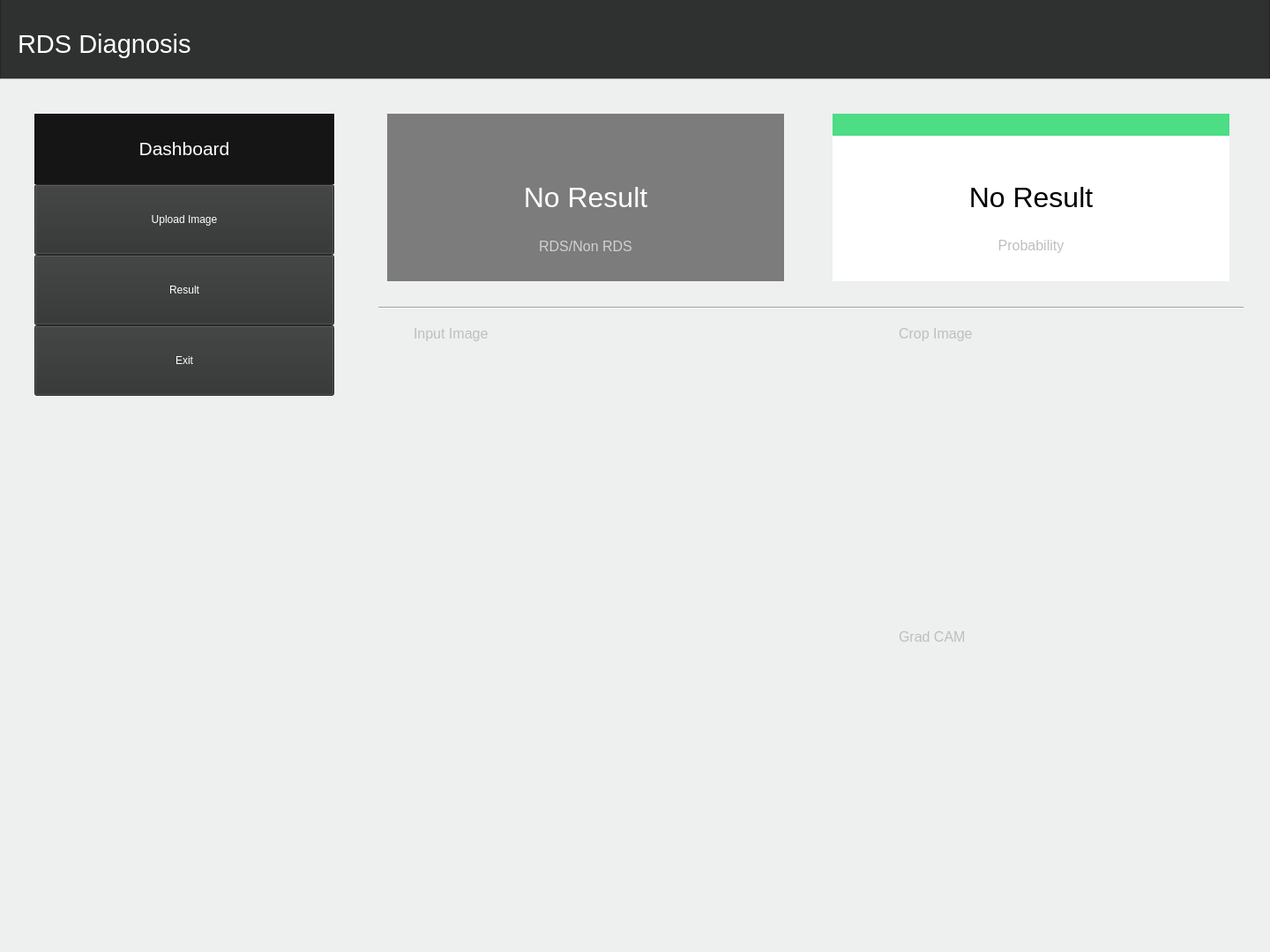
<?xml version="1.0" encoding="UTF-8"?>
<ui version="4.0">
 <class>MainWindow</class>
 <widget class="QMainWindow" name="MainWindow">
  <property name="enabled">
   <bool>false</bool>
  </property>
  <property name="geometry">
   <rect>
    <x>0</x>
    <y>0</y>
    <width>1440</width>
    <height>1080</height>
   </rect>
  </property>
  <property name="sizePolicy">
   <sizepolicy hsizetype="Fixed" vsizetype="Fixed">
    <horstretch>0</horstretch>
    <verstretch>0</verstretch>
   </sizepolicy>
  </property>
  <property name="minimumSize">
   <size>
    <width>1440</width>
    <height>1080</height>
   </size>
  </property>
  <property name="maximumSize">
   <size>
    <width>1440</width>
    <height>16777215</height>
   </size>
  </property>
  <property name="windowTitle">
   <string>RDS diagnotor</string>
  </property>
  <property name="inputMethodHints">
   <set>Qt::ImhNone</set>
  </property>
  <property name="unifiedTitleAndToolBarOnMac">
   <bool>false</bool>
  </property>
  <widget class="QWidget" name="centralwidget">
   <property name="sizePolicy">
    <sizepolicy hsizetype="Fixed" vsizetype="Fixed">
     <horstretch>0</horstretch>
     <verstretch>0</verstretch>
    </sizepolicy>
   </property>
   <widget class="QFrame" name="title_frame">
    <property name="geometry">
     <rect>
      <x>0</x>
      <y>-10</y>
      <width>1440</width>
      <height>101</height>
     </rect>
    </property>
    <property name="toolTip">
     <string>&lt;!DOCTYPE HTML PUBLIC &quot;-//W3C//DTD HTML 4.0//EN&quot; &quot;http://www.w3.org/TR/REC-html40/strict.dtd&quot;&gt;
&lt;html&gt;&lt;head&gt;&lt;meta name=&quot;qrichtext&quot; content=&quot;1&quot; /&gt;&lt;style type=&quot;text/css&quot;&gt;
p, li { white-space: pre-wrap; }
&lt;/style&gt;&lt;/head&gt;&lt;body style=&quot; font-family:'Gulim'; font-size:9pt; font-weight:400; font-style:normal;&quot;&gt;
&lt;p style=&quot;-qt-paragraph-type:empty; margin-top:12px; margin-bottom:12px; margin-left:0px; margin-right:0px; -qt-block-indent:0; text-indent:0px;&quot;&gt;&lt;br /&gt;&lt;/p&gt;&lt;/body&gt;&lt;/html&gt;</string>
    </property>
    <property name="styleSheet">
     <string notr="true">QFrame{
	background-color : rgb(47, 48, 48)
}</string>
    </property>
    <property name="frameShape">
     <enum>QFrame::StyledPanel</enum>
    </property>
    <property name="frameShadow">
     <enum>QFrame::Raised</enum>
    </property>
    <widget class="QLabel" name="title_name">
     <property name="geometry">
      <rect>
       <x>20</x>
       <y>0</y>
       <width>551</width>
       <height>121</height>
      </rect>
     </property>
     <property name="styleSheet">
      <string notr="true">font: 9pt &quot;HY견고딕&quot;;</string>
     </property>
     <property name="text">
      <string>&lt;html&gt;&lt;head/&gt;&lt;body&gt;&lt;p&gt;&lt;span style=&quot; font-size:22pt; color:#ffffff;&quot;&gt;RDS Diagnosis&lt;/span&gt;&lt;/p&gt;&lt;/body&gt;&lt;/html&gt;</string>
     </property>
    </widget>
   </widget>
   <widget class="QFrame" name="body_frame">
    <property name="geometry">
     <rect>
      <x>-11</x>
      <y>89</y>
      <width>1480</width>
      <height>1080</height>
     </rect>
    </property>
    <property name="styleSheet">
     <string notr="true">QFrame{
	background-color : rgb(238, 239, 239)
}</string>
    </property>
    <property name="frameShape">
     <enum>QFrame::StyledPanel</enum>
    </property>
    <property name="frameShadow">
     <enum>QFrame::Raised</enum>
    </property>
    <widget class="QLabel" name="label_dashboard">
     <property name="geometry">
      <rect>
       <x>50</x>
       <y>40</y>
       <width>340</width>
       <height>80</height>
      </rect>
     </property>
     <property name="styleSheet">
      <string notr="true">QLabel{
	background-color : rgb(20, 21, 20)
}</string>
     </property>
     <property name="text">
      <string>&lt;!DOCTYPE HTML PUBLIC &quot;-//W3C//DTD HTML 4.0//EN&quot; &quot;http://www.w3.org/TR/REC-html40/strict.dtd&quot;&gt;
&lt;html&gt;&lt;head&gt;&lt;meta name=&quot;qrichtext&quot; content=&quot;1&quot; /&gt;&lt;style type=&quot;text/css&quot;&gt;
p, li { white-space: pre-wrap; }
&lt;/style&gt;&lt;/head&gt;&lt;body style=&quot; font-family:'Gulim'; font-size:9pt; font-weight:400; font-style:normal;&quot;&gt;
&lt;p align=&quot;center&quot; style=&quot; margin-top:12px; margin-bottom:12px; margin-left:0px; margin-right:0px; -qt-block-indent:0; text-indent:0px;&quot;&gt;&lt;span style=&quot; font-family:'HY견고딕'; font-size:16pt; color:#ffffff;&quot;&gt;Dashboard&lt;/span&gt;&lt;/p&gt;&lt;/body&gt;&lt;/html&gt;</string>
     </property>
    </widget>
    <widget class="QPushButton" name="btn_upload">
     <property name="enabled">
      <bool>false</bool>
     </property>
     <property name="geometry">
      <rect>
       <x>50</x>
       <y>120</y>
       <width>340</width>
       <height>80</height>
      </rect>
     </property>
     <property name="toolTip">
      <string>&lt;html&gt;&lt;head/&gt;&lt;body&gt;&lt;p&gt;&lt;br/&gt;&lt;/p&gt;&lt;/body&gt;&lt;/html&gt;</string>
     </property>
     <property name="styleSheet">
      <string notr="true">QPushButton{
	background-color : rgb(47, 48, 48);
	color : rgb(255,255,255);
	font: 14pt &quot;HY견고딕&quot;;
}</string>
     </property>
     <property name="text">
      <string>Upload Image</string>
     </property>
    </widget>
    <widget class="QPushButton" name="btn_result">
     <property name="geometry">
      <rect>
       <x>50</x>
       <y>200</y>
       <width>340</width>
       <height>80</height>
      </rect>
     </property>
     <property name="styleSheet">
      <string notr="true">QPushButton{
	background-color : rgb(47, 48, 48);
	color : rgb(255,255,255);	
	font: 14pt &quot;HY견고딕&quot;;

}</string>
     </property>
     <property name="text">
      <string>Result</string>
     </property>
    </widget>
    <widget class="QPushButton" name="btn_exit">
     <property name="geometry">
      <rect>
       <x>50</x>
       <y>280</y>
       <width>340</width>
       <height>80</height>
      </rect>
     </property>
     <property name="styleSheet">
      <string notr="true">QPushButton{
	background-color : rgb(47, 48, 48);
	color : rgb(255,255,255);
	font: 14pt &quot;HY견고딕&quot;;

}</string>
     </property>
     <property name="text">
      <string>Exit</string>
     </property>
     <property name="checkable">
      <bool>false</bool>
     </property>
     <property name="autoRepeat">
      <bool>false</bool>
     </property>
     <property name="autoExclusive">
      <bool>false</bool>
     </property>
     <property name="autoDefault">
      <bool>false</bool>
     </property>
     <property name="default">
      <bool>false</bool>
     </property>
     <property name="flat">
      <bool>false</bool>
     </property>
    </widget>
    <widget class="QFrame" name="proba_frame">
     <property name="geometry">
      <rect>
       <x>955</x>
       <y>40</y>
       <width>450</width>
       <height>190</height>
      </rect>
     </property>
     <property name="styleSheet">
      <string notr="true">QFrame{
	background-color : rgb(255, 255, 255)
}</string>
     </property>
     <property name="frameShape">
      <enum>QFrame::StyledPanel</enum>
     </property>
     <property name="frameShadow">
      <enum>QFrame::Raised</enum>
     </property>
     <widget class="QLabel" name="proba_result">
      <property name="geometry">
       <rect>
        <x>0</x>
        <y>0</y>
        <width>450</width>
        <height>191</height>
       </rect>
      </property>
      <property name="styleSheet">
       <string notr="true">QLabel {
}</string>
      </property>
      <property name="text">
       <string>&lt;html&gt;&lt;head/&gt;&lt;body&gt;&lt;p align=&quot;center&quot;&gt;&lt;span style=&quot; font-family:'HY견고딕'; font-size:24pt; color:#000000;&quot;&gt;No Result&lt;/span&gt;&lt;/p&gt;&lt;/body&gt;&lt;/html&gt;</string>
      </property>
     </widget>
     <widget class="QLabel" name="proba_title">
      <property name="geometry">
       <rect>
        <x>0</x>
        <y>130</y>
        <width>450</width>
        <height>40</height>
       </rect>
      </property>
      <property name="styleSheet">
       <string notr="true">QLabel{
}</string>
      </property>
      <property name="text">
       <string>&lt;html&gt;&lt;head/&gt;&lt;body&gt;&lt;p align=&quot;center&quot;&gt;&lt;span style=&quot; font-family:'HY견고딕'; font-size:12pt;&quot;&gt;Probability&lt;/span&gt;&lt;/p&gt;&lt;/body&gt;&lt;/html&gt;</string>
      </property>
     </widget>
     <widget class="QLabel" name="prob_design">
      <property name="geometry">
       <rect>
        <x>0</x>
        <y>0</y>
        <width>450</width>
        <height>25</height>
       </rect>
      </property>
      <property name="styleSheet">
       <string notr="true">QLabel{
	background-color : rgb(76, 221, 133)
}</string>
      </property>
      <property name="text">
       <string/>
      </property>
     </widget>
    </widget>
    <widget class="QFrame" name="RDS_frame">
     <property name="geometry">
      <rect>
       <x>450</x>
       <y>40</y>
       <width>450</width>
       <height>190</height>
      </rect>
     </property>
     <property name="styleSheet">
      <string notr="true">QFrame{
	background-color : rgb(124, 124, 124)
}</string>
     </property>
     <property name="frameShape">
      <enum>QFrame::StyledPanel</enum>
     </property>
     <property name="frameShadow">
      <enum>QFrame::Raised</enum>
     </property>
     <widget class="QLabel" name="RDS_result">
      <property name="geometry">
       <rect>
        <x>0</x>
        <y>0</y>
        <width>450</width>
        <height>191</height>
       </rect>
      </property>
      <property name="text">
       <string>&lt;html&gt;&lt;head/&gt;&lt;body&gt;&lt;p align=&quot;center&quot;&gt;&lt;span style=&quot; font-family:'HY견고딕'; font-size:24pt; color:#ffffff;&quot;&gt;No Result&lt;/span&gt;&lt;/p&gt;&lt;/body&gt;&lt;/html&gt;</string>
      </property>
     </widget>
     <widget class="QLabel" name="RDS_title">
      <property name="geometry">
       <rect>
        <x>0</x>
        <y>130</y>
        <width>450</width>
        <height>41</height>
       </rect>
      </property>
      <property name="styleSheet">
       <string notr="true">QLabel{
}</string>
      </property>
      <property name="text">
       <string>&lt;html&gt;&lt;head/&gt;&lt;body&gt;&lt;p align=&quot;center&quot;&gt;&lt;span style=&quot; font-family:'HY견고딕'; font-size:12pt; color:#d1d1d1;&quot;&gt;RDS/Non RDS&lt;/span&gt;&lt;/p&gt;&lt;/body&gt;&lt;/html&gt;</string>
      </property>
     </widget>
    </widget>
    <widget class="Line" name="line">
     <property name="geometry">
      <rect>
       <x>440</x>
       <y>250</y>
       <width>981</width>
       <height>21</height>
      </rect>
     </property>
     <property name="orientation">
      <enum>Qt::Horizontal</enum>
     </property>
    </widget>
    <widget class="QLabel" name="input_image">
     <property name="enabled">
      <bool>false</bool>
     </property>
     <property name="geometry">
      <rect>
       <x>480</x>
       <y>310</y>
       <width>431</width>
       <height>641</height>
      </rect>
     </property>
     <property name="styleSheet">
      <string notr="true">QLabel{

}</string>
     </property>
     <property name="text">
      <string/>
     </property>
     <property name="alignment">
      <set>Qt::AlignCenter</set>
     </property>
    </widget>
    <widget class="QLabel" name="crop_image">
     <property name="geometry">
      <rect>
       <x>1030</x>
       <y>310</y>
       <width>300</width>
       <height>300</height>
      </rect>
     </property>
     <property name="styleSheet">
      <string notr="true">QLabel{

}</string>
     </property>
     <property name="text">
      <string/>
     </property>
     <property name="alignment">
      <set>Qt::AlignCenter</set>
     </property>
    </widget>
    <widget class="QLabel" name="gcam_image">
     <property name="geometry">
      <rect>
       <x>1030</x>
       <y>650</y>
       <width>300</width>
       <height>300</height>
      </rect>
     </property>
     <property name="styleSheet">
      <string notr="true">QLabel{
}</string>
     </property>
     <property name="text">
      <string/>
     </property>
     <property name="alignment">
      <set>Qt::AlignCenter</set>
     </property>
    </widget>
    <widget class="QLabel" name="label_input">
     <property name="geometry">
      <rect>
       <x>480</x>
       <y>270</y>
       <width>211</width>
       <height>40</height>
      </rect>
     </property>
     <property name="text">
      <string>&lt;html&gt;&lt;head/&gt;&lt;body&gt;&lt;p&gt;&lt;span style=&quot; font-family:'HY견고딕'; font-size:12pt;&quot;&gt;Input Image&lt;/span&gt;&lt;/p&gt;&lt;/body&gt;&lt;/html&gt;</string>
     </property>
    </widget>
    <widget class="QLabel" name="label_crop">
     <property name="geometry">
      <rect>
       <x>1030</x>
       <y>270</y>
       <width>211</width>
       <height>40</height>
      </rect>
     </property>
     <property name="text">
      <string>&lt;html&gt;&lt;head/&gt;&lt;body&gt;&lt;p&gt;&lt;span style=&quot; font-family:'HY견고딕'; font-size:12pt;&quot;&gt;Crop Image&lt;/span&gt;&lt;/p&gt;&lt;/body&gt;&lt;/html&gt;</string>
     </property>
    </widget>
    <widget class="QLabel" name="label_gcam">
     <property name="geometry">
      <rect>
       <x>1030</x>
       <y>613</y>
       <width>211</width>
       <height>41</height>
      </rect>
     </property>
     <property name="text">
      <string>&lt;html&gt;&lt;head/&gt;&lt;body&gt;&lt;p&gt;&lt;span style=&quot; font-family:'HY견고딕'; font-size:12pt;&quot;&gt;Grad CAM&lt;/span&gt;&lt;/p&gt;&lt;/body&gt;&lt;/html&gt;</string>
     </property>
    </widget>
    <zorder>label_dashboard</zorder>
    <zorder>btn_upload</zorder>
    <zorder>btn_result</zorder>
    <zorder>btn_exit</zorder>
    <zorder>proba_frame</zorder>
    <zorder>RDS_frame</zorder>
    <zorder>line</zorder>
    <zorder>input_image</zorder>
    <zorder>label_input</zorder>
    <zorder>label_crop</zorder>
    <zorder>label_gcam</zorder>
    <zorder>gcam_image</zorder>
    <zorder>crop_image</zorder>
   </widget>
  </widget>
 </widget>
 <resources/>
 <connections/>
</ui>
